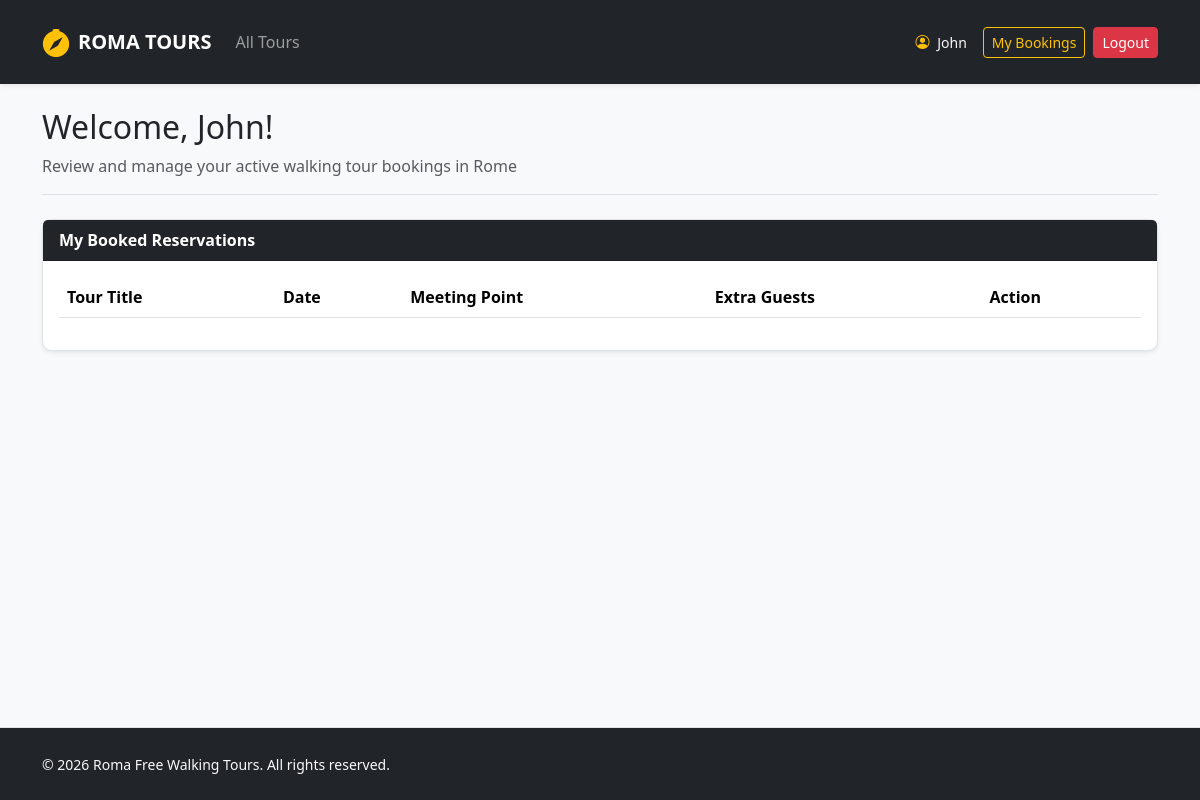
/participant/profile (signed in), run on an earlier commit of the app's database.
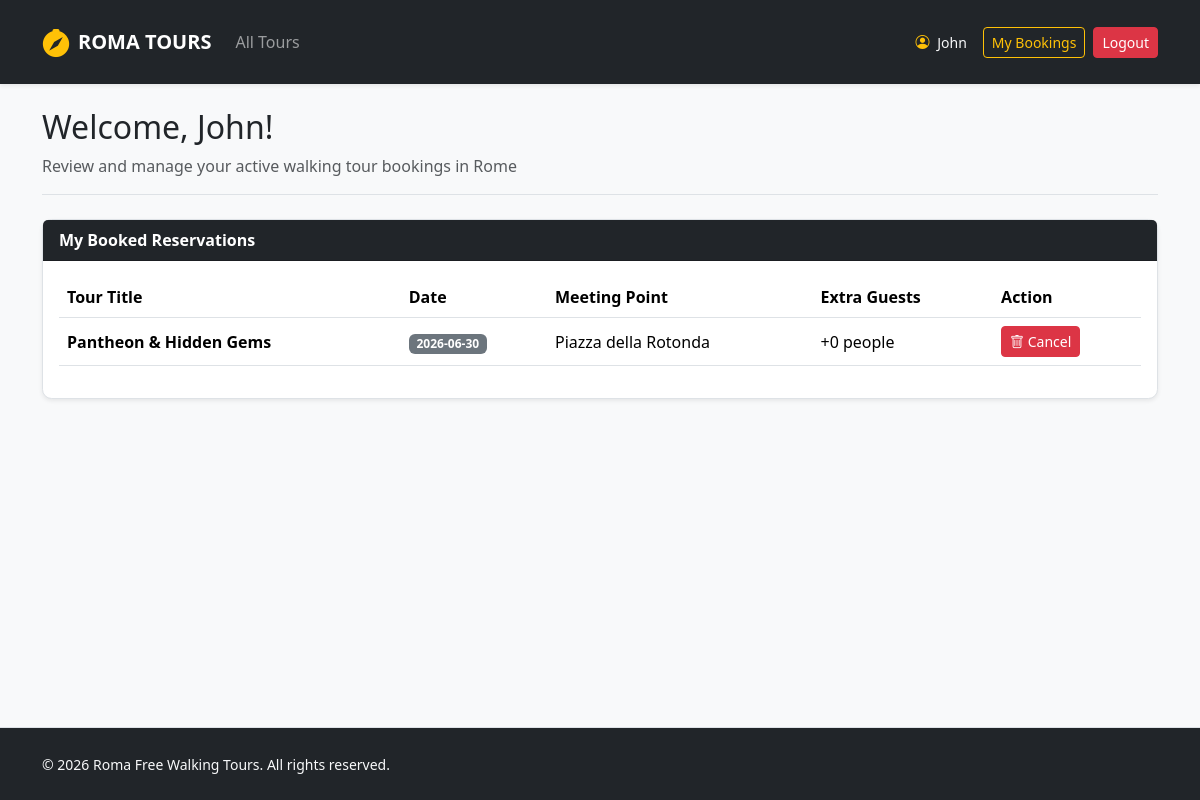
And on a later commit of the database.
### tables this page shows
CREATE TABLE reservations (
            id INTEGER PRIMARY KEY AUTOINCREMENT,
            tour_id INTEGER NOT NULL,
            participant_id INTEGER NOT NULL,
            tour_date TEXT NOT NULL,
            additional_count INTEGER DEFAULT 0,
            additional_names TEXT,
            FOREIGN KEY (tour_id) REFERENCES tours(id) ON DELETE CASCADE,
            FOREIGN KEY (participant_id) REFERENCES users(id) ON DELETE CASCADE
        );

CREATE TABLE tours (
            id INTEGER PRIMARY KEY AUTOINCREMENT,
            guide_id INTEGER NOT NULL,
            title TEXT NOT NULL,
            meeting_point TEXT NOT NULL,
            duration INTEGER NOT NULL,
            language TEXT NOT NULL,
            max_participants INTEGER NOT NULL,
            description TEXT NOT NULL,
            stops TEXT NOT NULL,
            photos TEXT NOT NULL,
            FOREIGN KEY (guide_id) REFERENCES users(id) ON DELETE CASCADE
        );

### routes/auth_routes.py (the view)
@auth_bp.route("/participant/profile")
@login_required
@participant_required
def profile_participant():
    from dao.reservations_dao import get_participant_reservations
    my_bookings = get_participant_reservations(current_user.id)
    today_str = datetime.now().strftime("%Y-%m-%d")
    return render_template("profile_participant.html", bookings=my_bookings,today_str=today_str)

### app.py (called while the page is built)
@login_manager.user_loader
def load_user(user_id):
    db_user = get_user_by_id(user_id)
    if db_user:
        return User(
            id=db_user["id"], name=db_user["name"], surname=db_user["surname"],
            email=db_user["email"], role=db_user["role"], languages=db_user["languages"]
        )
    return None

### dao/reservations_dao.py (called while the page is built)
def get_participant_reservations(p_part_id):
    query = """
        SELECT r.id as res_id, r.tour_date, r.additional_count, t.title, t.meeting_point
        FROM reservations r
        JOIN tours t ON r.tour_id = t.id
        WHERE r.participant_id = ?
    """
    conn = sqlite3.connect(DB_FILE_PATH)
    conn.row_factory = sqlite3.Row
    cursor = conn.cursor()
    cursor.execute(query, (p_part_id,))
    res = cursor.fetchall()
    cursor.close()
    conn.close()
    return res

### dao/users_dao.py (called while the page is built)
def get_user_by_id(p_id):
    query = "SELECT * FROM users WHERE id = ?"
    conn = sqlite3.connect("roma_tours.db")
    conn.row_factory = sqlite3.Row
    cursor = conn.cursor()
    cursor.execute(query, (p_id,))
    db_user = cursor.fetchone()
    cursor.close()
    conn.close()
    return db_user

### templates/profile_participant.html (shortened to what this page needs)
{% extends 'base.html' %}
{% block content %}
<div class="col-12">
  <div class="mb-4 border-bottom pb-3">
    <h2>Welcome, {{ current_user.name }}!</h2>
    <p class="text-muted mb-0">Review and manage your active walking tour bookings in Rome</p>
  </div>
  <div class="card shadow-sm border">
    <div class="card-header bg-dark text-white fw-bold">My Booked Reservations</div>
    <div class="card-body">
      {% if bookings %}
      <div class="table-responsive">
        <table class="table table-hover align-middle">
          <thead>
            <tr>
              <th>Tour Title</th>
              <th>Date</th>
              <th>Meeting Point</th>
              <th>Extra Guests</th>
              <th>Action</th>
            </tr>
          </thead>
          <tbody>
            {% for b in bookings %}
            {% if b.tour_date >= today_str %}
            <tr>
              <td><strong>{{ b.title }}</strong></td>
              <td><span class="badge bg-secondary">{{ b.tour_date }}</span></td>
              <td>{{ b.meeting_point }}</td>
              <td>+{{ b.additional_count }} people</td>
              <td>
                 <form action="{{ url_for('participant.cancel_booking', res_id=b.res_id) }}"
                 method="POST"
                 onsubmit="return confirm('Are you sure you want to cancel this booking?');">
                 <button type="submit" class="btn btn-danger btn-sm">
                  <i class="bi bi-trash"></i> Cancel
                </button>
              </form>
            </td>
          </tr>
          {% endif %}
          {% endfor %}
        </tbody>
      </table>
      </div>
      {% else %}
      <div class="py-4 text-center text-muted">
         <i class="bi bi-calendar-check fs-2 mb-2 d-block text-secondary"></i>
         <p class="mb-0 small">You have no active tour reservations. Go to the home page to explore historical walks!</p>
      </div>
      {% endif %}
    </div>
  </div>
</div>
{% endblock %}

What changed in the data, as far as the page shows it:
added reservations: title "Pantheon & Hidden Gems", tour_date "2026-06-30", meeting_point "Piazza della Rotonda", additional_count "0"
